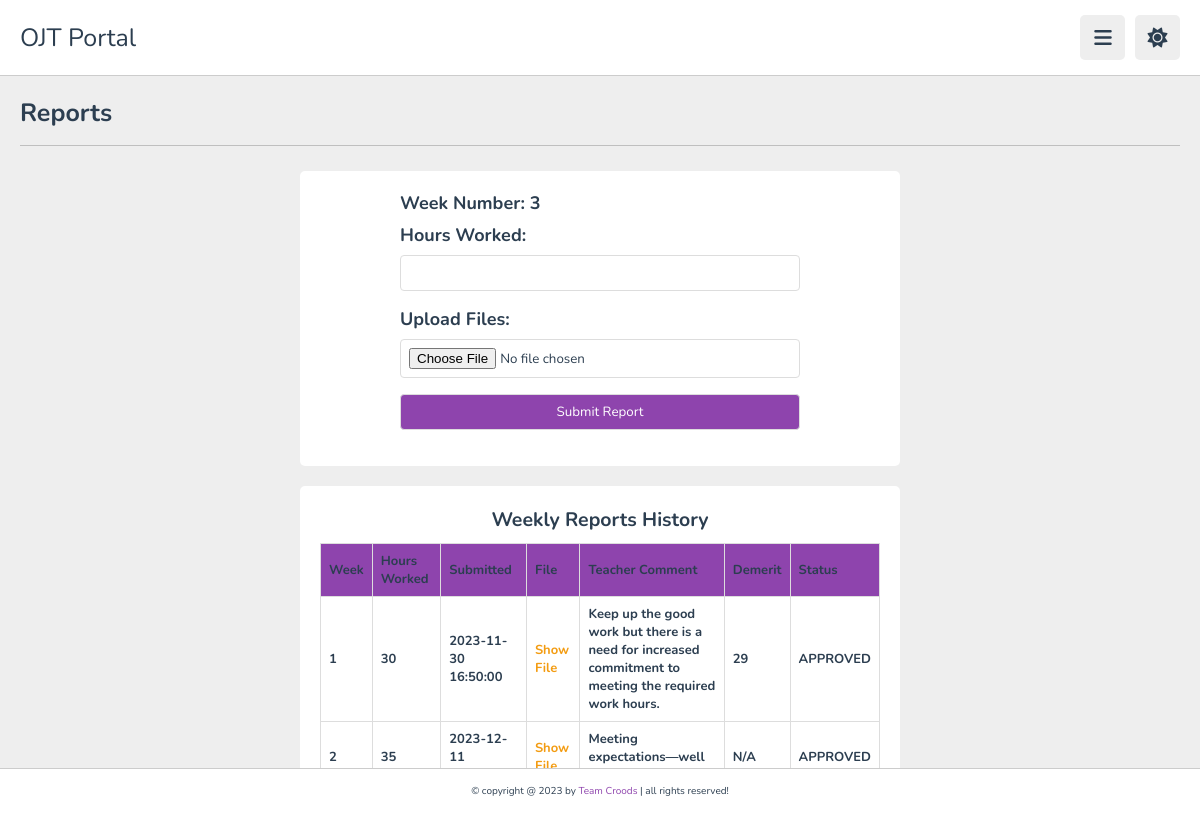
The page /student/reports.php (signed in) on the database its author committed.
### tables this page shows
CREATE TABLE IF NOT EXISTS `reports` (
  `reportId` int NOT NULL AUTO_INCREMENT,
  `studentId` int NOT NULL,
  `weekNum` int NOT NULL,
  `hoursWorked` int NOT NULL,
  `demerit` int DEFAULT NULL,
  `reportFile` varchar(255) NOT NULL,
  `submittedAt` timestamp NOT NULL DEFAULT CURRENT_TIMESTAMP,
  `comment` text NOT NULL,
  `status` tinyint(1) NOT NULL DEFAULT '0',
  PRIMARY KEY (`reportId`),
  KEY `userId_reports` (`studentId`),
  KEY `report_status` (`status`)
);

CREATE TABLE IF NOT EXISTS `status` (
  `code` tinyint(1) NOT NULL,
  `status` varchar(15) NOT NULL,
  PRIMARY KEY (`code`)
);

### student/reports.php (the view, shortened to what this page needs)
<?php
require "../database/database.php";
?>
<!DOCTYPE html>
<html lang="en">
<head>
   <link rel="stylesheet" href="https://cdnjs.cloudflare.com/ajax/libs/font-awesome/6.1.2/css/all.min.css">
   <link rel="stylesheet" href="../public/css/style.css">
</head>
<body>
   <header class="header">
      <section class="flex">
         <a href="index.php" class="logo">OJT Portal</a>
         <div class="icons">
            <div id="menu-btn" class="fas fa-bars"></div>
            <div id="toggle-btn" class="fas fa-sun"></div>
         </div>
      </section>
   </header>
   <section class="reports">
      <h1 class="heading">Reports</h1>
      <div class="box-container">
         <div class="rectangle">
            <form action="" method="post" enctype="multipart/form-data" onsubmit="return checkFormSubmission();">
               <label for="weekNumber">Week Number: <?php echo $_SESSION['weekNum']; ?> </label>
               <label for="hoursWorked">Hours Worked:</label>
               <input type="number" id="hoursWorked" name="hoursWorked" required>
               <label for="uploadFiles">Upload Files:</label>
               <input type="file" id="uploadFiles" name="uploadFiles" required>
               <button type="submit">Submit Report</button>
            </form>
         </div>
      </div>
      <div class="box-container">
         <div class="rectangle">
            <table>
               <caption>Weekly Reports History</caption>
               <tr>
                  <th>Week</th>
                  <th>Hours Worked</th>
                  <th>Submitted</th>
                  <th>File</th>
                  <th>Teacher Comment</th>
                  <th>Demerit</th>
                  <th>Status</th>
               </tr>
               <?php
               $fetchReportsQuery = "SELECT r.weekNum, r.hoursWorked, r.submittedAt, r.reportFile, r.comment, r.demerit, s.status FROM reports r JOIN status s ON r.status = s.code WHERE r.studentId = '{$_SESSION['studentId']}'";
               $fetchReportsResult = mysqli_query($db, $fetchReportsQuery);
               if (mysqli_num_rows($fetchReportsResult) > 0) {
                  while ($reportRow = mysqli_fetch_assoc($fetchReportsResult)) {
                     echo "<tr>";
                     echo "<td>{$reportRow['weekNum']}</td>";
                     echo "<td>{$reportRow['hoursWorked']}</td>";
                     echo "<td>{$reportRow['submittedAt']}</td>";
                     echo "<td><a href='{$reportRow['reportFile']}' target='_blank'>Show File</a></td>";
                     echo "<td>{$reportRow['comment']}</td>";
                     $demerit = $reportRow['demerit'] !== null ? $reportRow['hoursWorked'] - $reportRow['demerit'] : "N/A";
                     echo "<td>{$demerit}</td>";
                     echo "<td>{$reportRow['status']}</td>";
                     echo "</tr>";
                  }
               } else {
                  echo "<tr><td colspan='7'>No reports found.</td></tr>";
               }
               ?>
            </table>
         </div>
      </div>
   </section>
   <footer class="footer">
      &copy; copyright @ 2023 by <span>Team Croods</span> | all rights reserved!
   </footer>
</body>
</html>

### public/css/style.css (style rules this page uses)
:root { --main-color:#8e44ad; --red:#e74c3c; --orange:#f39c12; --light-color:#888; --light-bg:#eee; --black:#2c3e50; --white:#fff; --border:.1rem solid rgba(0,0,0,.2); }
* { font-family: 'Nunito', sans-serif; margin:0; padding:0; box-sizing: border-box; outline: none; border:none; text-decoration: none; }
html { font-size: 62.5%; overflow-x: hidden; }
body { background-color: var(--light-bg); padding-left: 30rem; }
section { padding:2rem; margin: 0 auto; max-width: 1200px; }
.heading { font-size: 2.5rem; color:var(--black); margin-bottom: 2.5rem; border-bottom: var(--border); padding-bottom: 1.5rem; text-transform: capitalize; }
.header { position: sticky; top:0; left:0; right: 0; background-color: var(--white); z-index: 1000; border-bottom: var(--border); }
.header .flex { display: flex; align-items: center; justify-content: space-between; position: relative; padding: 1.5rem 2rem; }
.header .flex .logo { font-size: 2.5rem; color: var(--black); }
.header .flex .icons div { font-size: 2rem; color:var(--black); background-color: var(--light-bg); border-radius: .5rem; height: 4.5rem; width: 4.5rem; line-height: 4.5rem; cursor: pointer; text-align: center; margin-left: .7rem; }
.reports .box-container form { font-size: large; display: flex; flex-direction: column; max-width: 400px; margin: auto; color: var(--black); }
.reports .box-container form label { margin-bottom: 8px; font-weight: bold; }
.reports .box-container form input, .reports .box-container form textarea, .reports .box-container form button { margin-bottom: 16px; padding: 8px; border: 1px solid #ddd; border-radius: 4px; }
.reports .box-container form button { background-color:var(--main-color); color: white; cursor: pointer; }
.reports .box-container { margin-bottom: 20px; }
.reports .box-container .rectangle { background-color: var(--white); border-radius: 0.5rem; padding: 2rem; width: 60rem; max-width: 100%; margin: auto; }
table { font-size: small; font-weight: bold; color:var(--black); width: 100%; border-collapse: collapse; }
caption { font-size: 1.5em; margin-bottom: 10px; }
th, td { border: 1px solid #ddd; padding: 8px; text-align: left; }
th { background-color: var(--main-color); }
a { text-decoration: none; color: var(--orange); }
.footer { background-color: var(--white); border-top: var(--border); position: fixed; bottom: 0; left: 0; right: 0; text-align: center; font-size: 1rem; padding:1.5rem 1rem; color:var(--black); margin-top: 1rem; z-index: 1000; }
.footer span { color:var(--main-color); }
section.reports { min-height: 650px; height: 700px; }
@media (max-width:1200px) { body { padding-left: 0; } }

### rows shown on the page
reports: weekNum "1", hoursWorked "30", submittedAt "2023-11-30 16:50:00", comment "Keep up the good work but there is a need for increased commitment to meeting the required work hours.", demerit "29", status.status "APPROVED"
reports: weekNum "2", hoursWorked "35", submittedAt "2023-12-11…", comment "Meeting expectations—well…", demerit "N/A", status.status "APPROVED"

### other values the page prints
$_SESSION['weekNum'] "3"
